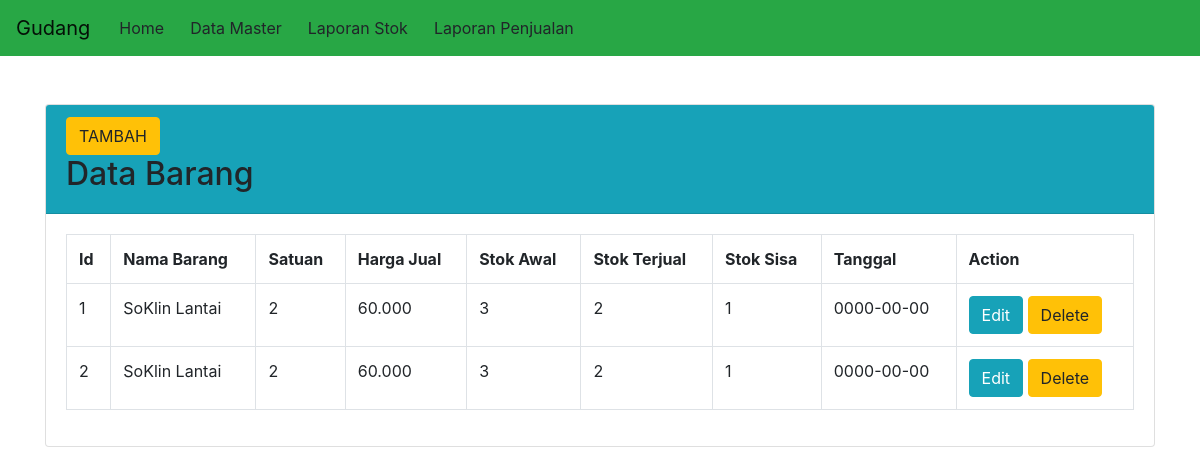
Screenshot of /admin.php (signed in) with the database file from the repository.
### tables this page shows
CREATE TABLE IF NOT EXISTS `barang` (
  `kode_barang` int(250) NOT NULL,
  `nama_barang` varchar(100) NOT NULL,
  `satuan` varchar(100) NOT NULL,
  `harga_jual` varchar(200) NOT NULL,
  `stok_awal` varchar(100) NOT NULL,
  `stok_terjual` varchar(100) NOT NULL,
  `stok_sisa` varchar(100) NOT NULL,
  `tanggal` date NOT NULL
);

### admin.php (the view, shortened to what this page needs)
<?php
if(!empty($_SESSION['username']) and $_SESSION['level']=="admin"){ ?>
  <?php
require 'prologin.php';
$sql = 'SELECT * FROM barang';
$statement = $con->prepare($sql);
$statement->execute();
$user = $statement->fetchAll(PDO::FETCH_OBJ);
?>
<?php require 'header.php'; ?>
 <div class="container">
   <div class="card mt-5">
       <div class="card-header bg bg-info">
       <a class="btn btn-warning" href="create.php">TAMBAH</a>
         <h2>Data Barang</h2>
       </div>
       <div class="card-body">
          <table class="table table-bordered">
             <tr>
                <th>Id</th>
                <th>Nama Barang</th>
                <th>Satuan</th>
                <th>Harga Jual</th>
                <th>Stok Awal</th>
                <th>Stok Terjual</th>
                <th>Stok Sisa</th>
                <th>Tanggal</th>
                <th>Action</th>
             </tr>
             <?php foreach($user as $us): ?>
             <tr>
                <td><?= $us->kode_barang; ?></td>
                <td><?= $us->nama_barang; ?></td>
                <td><?= $us->satuan; ?></td>
                <td><?= $us->harga_jual; ?></td>
                <td><?= $us->stok_awal; ?></td>
                <td><?= $us->stok_terjual; ?></td>
                <td><?= $us->stok_sisa; ?></td>
                <td><?= $us->tanggal; ?></td>
     </div>
                <td>
                  <a href="edit.php?kode_barang=<?= $us->kode_barang ?>" class="btn btn-info">Edit</a>
                  <a onclick="return confirm('Apakah Kamu mau menghapusnya')"href="delete.php?kode_barang=<?= $us->kode_barang ?>" class="btn btn-warning">Delete</a>
                </td>
             <?php endforeach; ?>
       </div>
<?php require 'footer.php'; ?>
  <?php
}
?>

### rows the page displays
barang: kode_barang "1", nama_barang "SoKlin Lantai", satuan "2", harga_jual "60.000", stok_awal "3", stok_terjual "2", stok_sisa "1", tanggal "0000-00-00"
barang: kode_barang "2", nama_barang "SoKlin Lantai", satuan "2", harga_jual "60.000", stok_awal "3", stok_terjual "2", stok_sisa "1", tanggal "0000-00-00"
